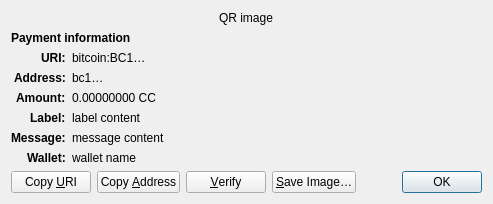
<?xml version="1.0" encoding="UTF-8"?>
<ui version="4.0">
 <class>ReceiveRequestDialog</class>
 <widget class="QDialog" name="ReceiveRequestDialog">
  <property name="geometry">
   <rect>
    <x>0</x>
    <y>0</y>
    <width>413</width>
    <height>229</height>
   </rect>
  </property>
  <property name="windowTitle">
   <string>Request payment to …</string>
  </property>
  <layout class="QGridLayout" name="gridLayout" columnstretch="0,1">
   <property name="sizeConstraint">
    <enum>QLayout::SetFixedSize</enum>
   </property>
   <item row="0" column="0" colspan="2" alignment="Qt::AlignHCenter">
    <widget class="QRImageWidget" name="qr_code">
     <property name="text">
      <string notr="true">QR image</string>
     </property>
     <property name="textInteractionFlags">
      <set>Qt::NoTextInteraction</set>
     </property>
    </widget>
   </item>
   <item row="1" column="0" colspan="2">
    <widget class="QLabel" name="payment_header">
     <property name="font">
      <font>
       <weight>75</weight>
       <bold>true</bold>
      </font>
     </property>
     <property name="text">
      <string>Payment information</string>
     </property>
     <property name="textInteractionFlags">
      <set>Qt::NoTextInteraction</set>
     </property>
    </widget>
   </item>
   <item row="2" column="0" alignment="Qt::AlignRight|Qt::AlignTop">
    <widget class="QLabel" name="uri_tag">
     <property name="font">
      <font>
       <weight>75</weight>
       <bold>true</bold>
      </font>
     </property>
     <property name="text">
      <string notr="true">URI:</string>
     </property>
     <property name="textFormat">
      <enum>Qt::PlainText</enum>
     </property>
     <property name="textInteractionFlags">
      <set>Qt::NoTextInteraction</set>
     </property>
    </widget>
   </item>
   <item row="2" column="1" alignment="Qt::AlignTop">
    <widget class="QLabel" name="uri_content">
     <property name="text">
      <string notr="true">bitcoin:BC1…</string>
     </property>
     <property name="textFormat">
      <enum>Qt::RichText</enum>
     </property>
     <property name="wordWrap">
      <bool>true</bool>
     </property>
     <property name="textInteractionFlags">
      <set>Qt::TextSelectableByMouse</set>
     </property>
    </widget>
   </item>
   <item row="3" column="0" alignment="Qt::AlignRight|Qt::AlignTop">
    <widget class="QLabel" name="address_tag">
     <property name="font">
      <font>
       <weight>75</weight>
       <bold>true</bold>
      </font>
     </property>
     <property name="text">
      <string>Address:</string>
     </property>
     <property name="textInteractionFlags">
      <set>Qt::NoTextInteraction</set>
     </property>
    </widget>
   </item>
   <item row="3" column="1" alignment="Qt::AlignTop">
    <widget class="QLabel" name="address_content">
     <property name="text">
      <string notr="true">bc1…</string>
     </property>
     <property name="textFormat">
      <enum>Qt::PlainText</enum>
     </property>
     <property name="textInteractionFlags">
      <set>Qt::TextSelectableByMouse</set>
     </property>
    </widget>
   </item>
   <item row="4" column="0" alignment="Qt::AlignRight|Qt::AlignTop">
    <widget class="QLabel" name="amount_tag">
     <property name="font">
      <font>
       <weight>75</weight>
       <bold>true</bold>
      </font>
     </property>
     <property name="text">
      <string>Amount:</string>
     </property>
     <property name="textInteractionFlags">
      <set>Qt::NoTextInteraction</set>
     </property>
    </widget>
   </item>
   <item row="4" column="1" alignment="Qt::AlignTop">
    <widget class="QLabel" name="amount_content">
     <property name="text">
      <string notr="true">0.00000000 CC</string>
     </property>
     <property name="textFormat">
      <enum>Qt::PlainText</enum>
     </property>
     <property name="textInteractionFlags">
      <set>Qt::TextSelectableByMouse</set>
     </property>
    </widget>
   </item>
   <item row="5" column="0" alignment="Qt::AlignRight|Qt::AlignTop">
    <widget class="QLabel" name="label_tag">
     <property name="font">
      <font>
       <weight>75</weight>
       <bold>true</bold>
      </font>
     </property>
     <property name="text">
      <string>Label:</string>
     </property>
     <property name="textInteractionFlags">
      <set>Qt::NoTextInteraction</set>
     </property>
    </widget>
   </item>
   <item row="5" column="1" alignment="Qt::AlignTop">
    <widget class="QLabel" name="label_content">
     <property name="text">
      <string notr="true">label content</string>
     </property>
     <property name="textFormat">
      <enum>Qt::PlainText</enum>
     </property>
     <property name="wordWrap">
      <bool>true</bool>
     </property>
     <property name="textInteractionFlags">
      <set>Qt::TextSelectableByMouse</set>
     </property>
    </widget>
   </item>
   <item row="6" column="0" alignment="Qt::AlignRight|Qt::AlignTop">
    <widget class="QLabel" name="message_tag">
     <property name="font">
      <font>
       <weight>75</weight>
       <bold>true</bold>
      </font>
     </property>
     <property name="text">
      <string>Message:</string>
     </property>
     <property name="textInteractionFlags">
      <set>Qt::NoTextInteraction</set>
     </property>
    </widget>
   </item>
   <item row="6" column="1" alignment="Qt::AlignTop">
    <widget class="QLabel" name="message_content">
     <property name="text">
      <string notr="true">message content</string>
     </property>
     <property name="textFormat">
      <enum>Qt::PlainText</enum>
     </property>
     <property name="wordWrap">
      <bool>true</bool>
     </property>
     <property name="textInteractionFlags">
      <set>Qt::TextSelectableByMouse</set>
     </property>
    </widget>
   </item>
   <item row="7" column="0" alignment="Qt::AlignRight|Qt::AlignTop">
    <widget class="QLabel" name="wallet_tag">
     <property name="font">
      <font>
       <weight>75</weight>
       <bold>true</bold>
      </font>
     </property>
     <property name="text">
      <string>Wallet:</string>
     </property>
     <property name="textInteractionFlags">
      <set>Qt::NoTextInteraction</set>
     </property>
    </widget>
   </item>
   <item row="7" column="1" alignment="Qt::AlignTop">
    <widget class="QLabel" name="wallet_content">
     <property name="text">
      <string notr="true">wallet name</string>
     </property>
     <property name="textFormat">
      <enum>Qt::PlainText</enum>
     </property>
     <property name="wordWrap">
      <bool>true</bool>
     </property>
     <property name="textInteractionFlags">
      <set>Qt::TextSelectableByMouse</set>
     </property>
    </widget>
   </item>
   <item row="8" column="0" colspan="2">
    <layout class="QHBoxLayout" name="horizontalLayout">
     <item>
      <widget class="QPushButton" name="btnCopyURI">
       <property name="text">
        <string>Copy &amp;URI</string>
       </property>
       <property name="autoDefault">
        <bool>false</bool>
       </property>
      </widget>
     </item>
     <item>
      <widget class="QPushButton" name="btnCopyAddress">
       <property name="text">
        <string>Copy &amp;Address</string>
       </property>
       <property name="autoDefault">
        <bool>false</bool>
       </property>
      </widget>
     </item>
     <item>
      <widget class="QPushButton" name="btnVerify">
       <property name="text">
        <string>&amp;Verify</string>
       </property>
       <property name="toolTip">
        <string>Verify this address on e.g. a hardware wallet screen</string>
       </property>
       <property name="autoDefault">
        <bool>false</bool>
       </property>
      </widget>
     </item>
     <item>
      <widget class="QPushButton" name="btnSaveAs">
       <property name="text">
        <string>&amp;Save Image…</string>
       </property>
       <property name="autoDefault">
        <bool>false</bool>
       </property>
      </widget>
     </item>
     <item>
      <spacer name="horizontalSpacer_2">
       <property name="orientation">
        <enum>Qt::Horizontal</enum>
       </property>
       <property name="sizeHint" stdset="0">
        <size>
         <width>40</width>
         <height>20</height>
        </size>
       </property>
      </spacer>
     </item>
     <item>
      <widget class="QDialogButtonBox" name="buttonBox">
       <property name="focusPolicy">
        <enum>Qt::StrongFocus</enum>
       </property>
       <property name="standardButtons">
        <set>QDialogButtonBox::Ok</set>
       </property>
      </widget>
     </item>
    </layout>
   </item>
  </layout>
 </widget>
 <customwidgets>
  <customwidget>
   <class>QRImageWidget</class>
   <extends>QLabel</extends>
   <header>qt/qrimagewidget.h</header>
  </customwidget>
 </customwidgets>
 <tabstops>
  <tabstop>buttonBox</tabstop>
  <tabstop>btnCopyURI</tabstop>
  <tabstop>btnCopyAddress</tabstop>
  <tabstop>btnSaveAs</tabstop>
 </tabstops>
 <resources/>
 <connections>
  <connection>
   <sender>buttonBox</sender>
   <signal>accepted()</signal>
   <receiver>ReceiveRequestDialog</receiver>
   <slot>accept()</slot>
   <hints>
    <hint type="sourcelabel">
     <x>135</x>
     <y>230</y>
    </hint>
    <hint type="destinationlabel">
     <x>135</x>
     <y>126</y>
    </hint>
   </hints>
  </connection>
 </connections>
</ui>
